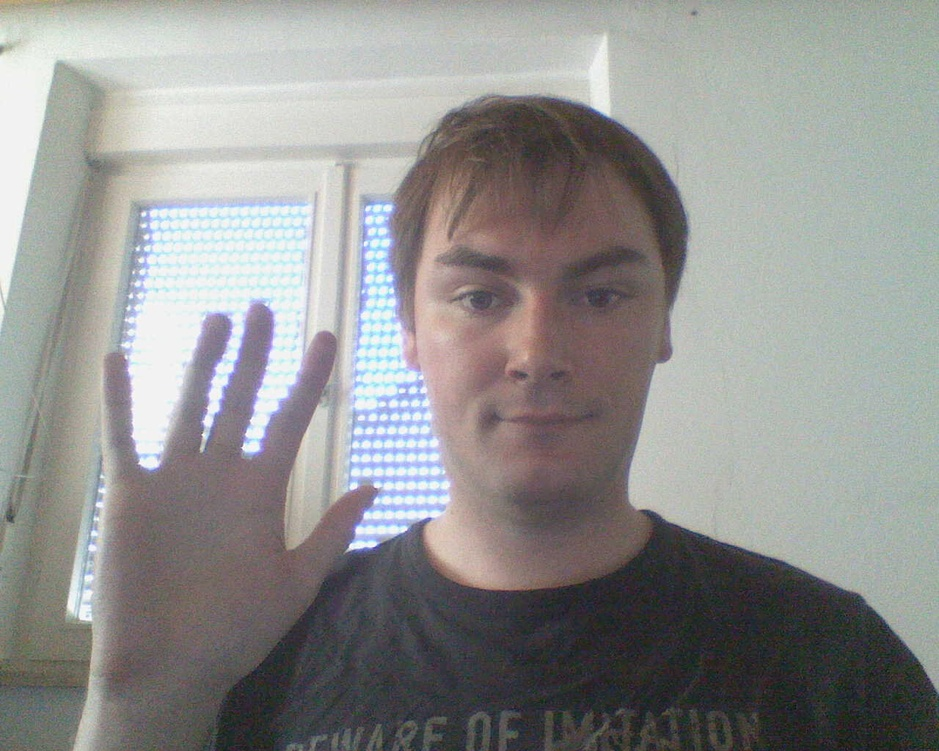
#> input picture test.jpg, 939 x 751 px, shrunk from 1280 x 1024 before the run
$ python skinDetect-pic-hsv.py
#> lines starting #> are read from the running program, lines starting #| are printed output that depends on the picture; after the words box and inside, x2 and y2 are one past the last pixel; in counts of white or black regions, pixels touching at a corner belong together

''' Detect human skin tone and draw a boundary around it.
Useful for gesture recognition and motion tracking.
Usage:
	python skinDetect.py
	This will start the program. Press any key to exit.
Inspired by: http://stackoverflow.com/a/14756351/1463143
Date: 08 June 2013
Author: Sameer Khan samkhan13.wordpress.com
License: Creative Commons Zero (CC0 1.0)
https://creativecommons.org/publicdomain/zero/1.0/
'''

# Required moduls
import cv2
import numpy
#import Image
from matplotlib import pyplot as plt

def normalize(arr):
    for i in range(3):
        minval = arr[..., i].min()
        maxval = arr[..., i].max()

        if minval != maxval:
            arr[..., i] -= minval
            arr[..., i] *= (255.0 / (maxval - minval)).astype(img.dtype)
    return arr

face_cascade = cv2.CascadeClassifier('haarcascade/haarcascade_frontalface_default.xml')
eye_cascade = cv2.CascadeClassifier('haarcascade/haarcascade_eye.xml')

img = cv2.imread('test.jpg')
#> img is the input picture: shape (751, 939, 3); mean B, G, R 143.3, 144.8, 145
gray = cv2.cvtColor(img, cv2.COLOR_BGR2GRAY)
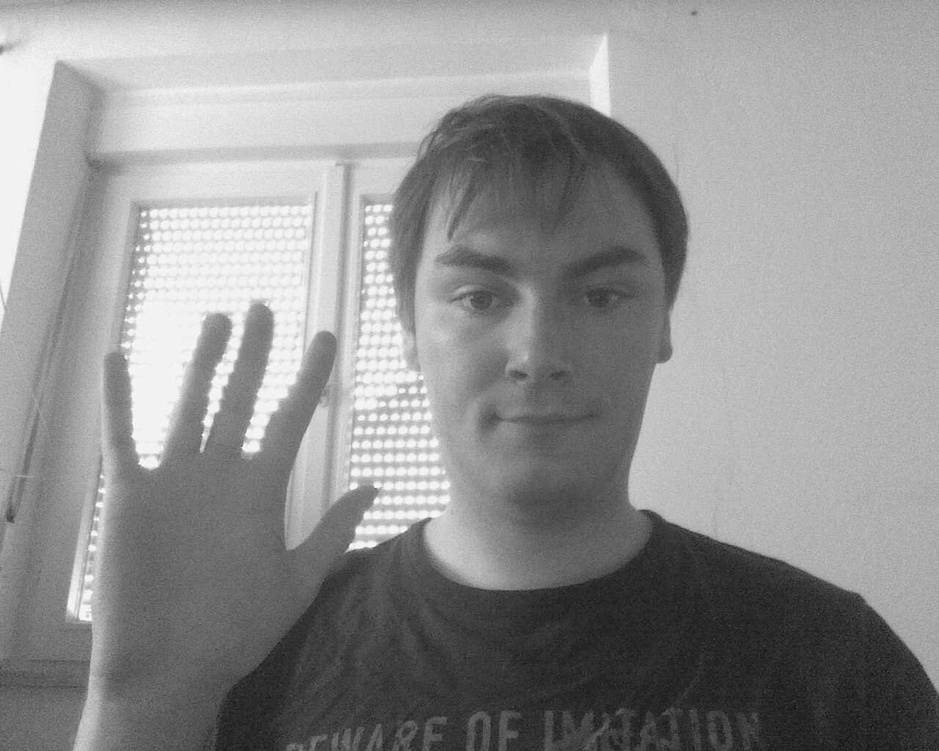
#> gray: shape (751, 939); min 12, max 254, mean 144.7

# (image, scale_factor=1.3, min_neighbors=5, flags=0, min_size=(100, 100))
faces = face_cascade.detectMultiScale(gray, 1.3, 5, 0, (100,100))
#> faces = [[382, 177, 303, 303]]
for (x,y,w,h) in faces:
    # cv2.rectangle(img,(x,y),(x+w,y+h),(255,0,0),2)
    roi_gray = gray[y:y+h, x:x+w]
    roi_color = img[y:y+h, x:x+w]

    # get a smaller region within the roi
    y_temp = (int)(y*1.2)
    x_temp = (int)(x*1.2)
    h_temp = (int)(h/1.2)
    w_temp = (int)(w/1.2)
    roi_gray_inner = gray[y_temp:y+h_temp, x_temp:x+w_temp]
    roi_color_inner = img[y_temp:y+h_temp, x_temp:x+w_temp]
    '''
    eyes = eye_cascade.detectMultiScale(roi_gray)
    for (ex,ey,ew,eh) in eyes:
        cv2.rectangle(roi_color,(ex,ey),(ex+ew,ey+eh),(0,255,0),2)
    10 12 10 12
    10 8 10 8
    '''
#> this loop made 1 pass
#> pass 1, `roi_gray = gray[y:y+h, x:x+w]`:
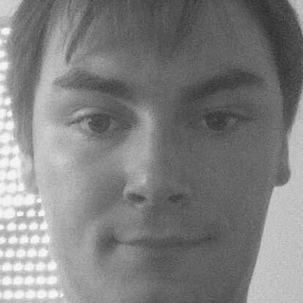
#> roi_gray: shape (303, 303); min 39, max 251, mean 128.4
#> pass 1, `roi_color = img[y:y+h, x:x+w]`:
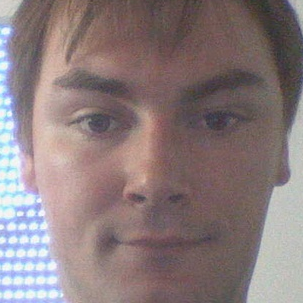
#> roi_color: shape (303, 303, 3); mean B, G, R 124.6, 123.7, 139
#> pass 1, `roi_gray_inner = gray[y_temp:y+h_temp, x_temp:x+w_temp]`:
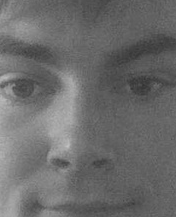
#> roi_gray_inner: shape (217, 176); min 51, max 195, mean 107.1
#> pass 1, `roi_color_inner = img[y_temp:y+h_temp, x_temp:x+w_temp]`:
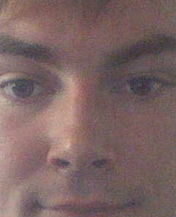
#> roi_color_inner: shape (217, 176, 3); mean B, G, R 99.1, 100.3, 123.3

# [8 lines of commented-out code are left out]
imageHSV = cv2.cvtColor(img,cv2.COLOR_BGR2HSV)
#> imageHSV: shape (751, 939, 3); mean H, S, V 69.5, 27.2, 151.7

# split into h,s,v channels
# h, s, v = cv2.split(img)
h_histogram = cv2.calcHist([roi_color_inner],[0], None, [256], [0,256])
#> h_histogram = 256 values, max 1303 at index 91, min 0 at index 0, mean 149.2
s_histogram = cv2.calcHist([roi_color_inner],[1], None, [256], [0,256])
#> s_histogram = 256 values, max 1360 at index 90, min 0 at index 0, mean 149.2

min_HSV = numpy.array([0,75,0], numpy.uint8)
max_HSV = numpy.array([15,190,255], numpy.uint8)
# Find region with skin tone in YCrCb image
skinRegion = cv2.inRange(imageHSV, min_HSV, max_HSV)
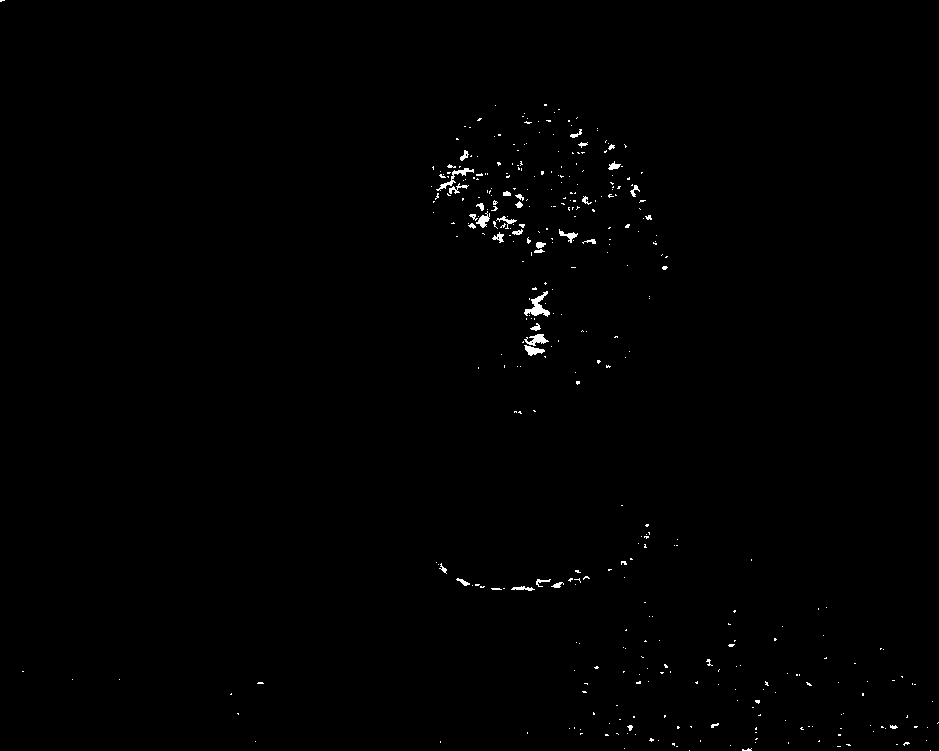
#> skinRegion: shape (751, 939); 0.49% white; 377 white regions (339 under 20 px)

# Do contour detection on skin region
contours, hierarchy = cv2.findContours(skinRegion, cv2.RETR_EXTERNAL, cv2.CHAIN_APPROX_SIMPLE)
#> contours = 377 contours, 353 with area under 20; largest, box (x1, y1, x2, y2) and area: (524, 291, 550, 317) 210, (524, 334, 549, 346) 114, (436, 168, 474, 191) 110, (524, 345, 545, 356) 98, (476, 211, 490, 228) 78

# Draw the contour on the source image

for i, c in enumerate(contours):
    area = cv2.contourArea(c)
    if area > 1000:
        cv2.drawContours(img, contours, i, (0, 255, 0), 3)
#> this loop made 377 passes
#> (c, area) on passes 1, 2, 4: ([[930, 750]], 0), ([[689, 750]], 0), ([[624, 748]], 0)

# Display the source image
cv2.imshow('Output',roi_color_inner)
plt.plot(h_histogram, 'H')
plt.xlim([0,256])
plt.show()
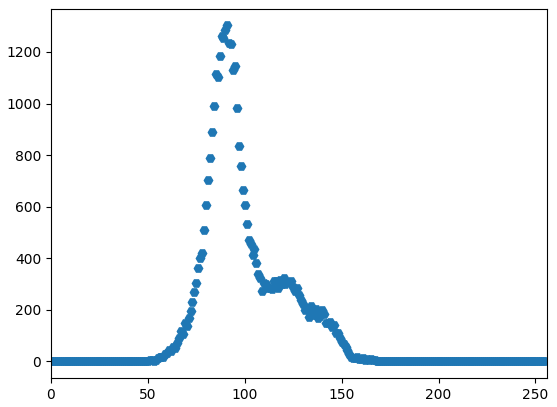
#> figure drawn by matplotlib, 1 panel; curve peaks at x = 91, y = 1303

cv2.waitKey(0)
cv2.destroyAllWindows()
